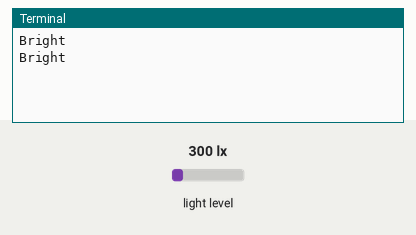
Recording of a program running on a simulated Raspberry Pi (BCM pin numbers). Parts: the last lines printed to the terminal. The test bench sets the inputs (shaded band); at power-on: light level 300 lx.

Above: at 1.2 s.
1.3 s: light level set to 40 lx
At 2.8 s:
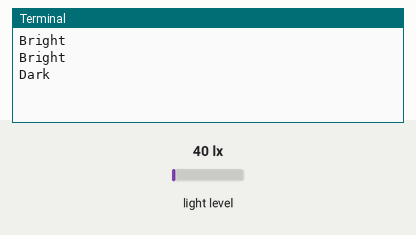
3.5 s: light level set to 500 lx
At 4.8 s:
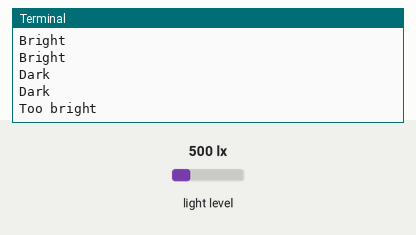
5.5 s: light level set to 0 lx
At 6.5 s:
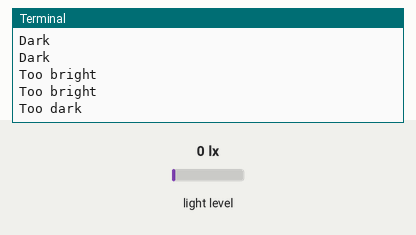
7.5 s: light level set to 70 lx
At 8.8 s:
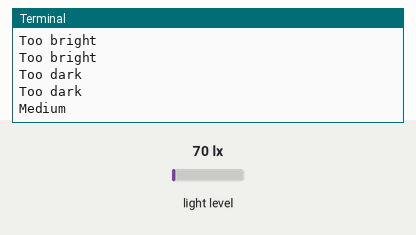

Measured:
- after the input at 1.3 s, the terminal: prints a new line after 0.70 s (image 1)
- after the input at 3.5 s, the terminal: prints a new line after 0.50 s (image 2)
- after the input at 5.5 s, the terminal: prints a new line after 0.50 s (image 3)
- after the input at 7.5 s, the terminal: prints a new line after 0.51 s (image 4)

The program:

light.py
```python
from smbus import SMBus
import time
import sys

ADDR = 0x23 # Address of BH1750 at pin low,
            # can be viewed by "sudo i2cdetect -y 1"
MODE = 0x20 # One time high res mode, start measurement at 1lx resolution.
            # Measurement Time is typically 120ms.
            # It is automatically set to Power Down mode after measurement.
bus = SMBus(1) # System Management Bus is a interface. RPi and BH1750 communicate through it.


def main():
    while True:
        # read 2 bytes
        data = bus.read_word_data(ADDR, MODE)
        # RPi is little endian, while BH1750 is big endian
        # so we need to flip the bytes
        data = ((data & 0xff) << 8) | (data >> 8)
        brightness = data / 1.2 # from BH1750 datasheet
        if brightness < 20:
            print("Too dark")
        elif brightness >= 20 and brightness < 50:
            print("Dark")
        elif brightness >= 50 and brightness < 250:
            print("Medium")
        elif brightness >= 250 and brightness <500:
            print("Bright")
        else:
            print("Too bright")
        time.sleep(1) # sleep 1 sec

if __name__ == "__main__":
    try:
        main()
    except KeyboardInterrupt:
        print('Interrupted')
        sys.exit(0)
```
